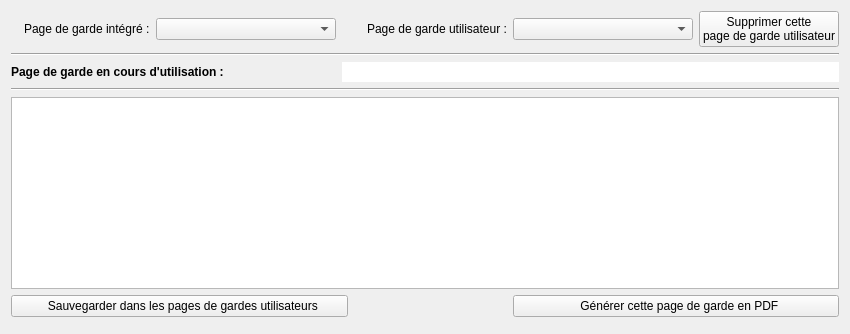
      <widget class="QWidget" name="tab_2">
       <attribute name="icon">
        <iconset resource="Resource.qrc">
         <normaloff>:/AjoutPDG</normaloff>:/AjoutPDG</iconset>
       </attribute>
       <attribute name="title">
        <string>  Page de garde</string>
       </attribute>
       <layout class="QGridLayout" name="gridLayout_2">
        <item row="0" column="3">
         <widget class="QComboBox" name="PDG_Combo_Integre">
          <property name="sizePolicy">
           <sizepolicy hsizetype="Expanding" vsizetype="Fixed">
            <horstretch>0</horstretch>
            <verstretch>0</verstretch>
           </sizepolicy>
          </property>
          <property name="minimumSize">
           <size>
            <width>180</width>
            <height>0</height>
           </size>
          </property>
         </widget>
        </item>
        <item row="0" column="1">
         <widget class="QLabel" name="label_36">
          <property name="sizePolicy">
           <sizepolicy hsizetype="Maximum" vsizetype="Preferred">
            <horstretch>0</horstretch>
            <verstretch>0</verstretch>
           </sizepolicy>
          </property>
          <property name="text">
           <string/>
          </property>
          <property name="pixmap">
           <pixmap resource="Resource.qrc">:/Principale</pixmap>
          </property>
         </widget>
        </item>
        <item row="0" column="7">
         <widget class="QLabel" name="label_11">
          <property name="text">
           <string>Page de garde utilisateur :</string>
          </property>
         </widget>
        </item>
        <item row="0" column="8">
         <widget class="QComboBox" name="PDG_Combo_Utilisateur">
          <property name="sizePolicy">
           <sizepolicy hsizetype="Expanding" vsizetype="Fixed">
            <horstretch>0</horstretch>
            <verstretch>0</verstretch>
           </sizepolicy>
          </property>
          <property name="minimumSize">
           <size>
            <width>180</width>
            <height>0</height>
           </size>
          </property>
         </widget>
        </item>
        <item row="2" column="1" colspan="3">
         <widget class="QLabel" name="label_12">
          <property name="font">
           <font>
            <bold>true</bold>
           </font>
          </property>
          <property name="text">
           <string>Page de garde en cours d'utilisation :</string>
          </property>
         </widget>
        </item>
        <item row="5" column="1" colspan="10">
         <widget class="QListWidget" name="PDG_ListeWidget"/>
        </item>
        <item row="0" column="9" colspan="2">
         <widget class="QPushButton" name="PDG_Btn_SupprimePDGUtilisateur">
          <property name="text">
           <string>Supprimer cette
page de garde utilisateur</string>
          </property>
          <property name="icon">
           <iconset resource="Resource.qrc">
            <normaloff>:/Supprimer</normaloff>:/Supprimer</iconset>
          </property>
          <property name="iconSize">
           <size>
            <width>32</width>
            <height>32</height>
           </size>
          </property>
         </widget>
        </item>
        <item row="0" column="6">
         <widget class="QLabel" name="label_37">
          <property name="sizePolicy">
           <sizepolicy hsizetype="Maximum" vsizetype="Preferred">
            <horstretch>0</horstretch>
            <verstretch>0</verstretch>
           </sizepolicy>
          </property>
          <property name="text">
           <string/>
          </property>
          <property name="pixmap">
           <pixmap resource="Resource.qrc">:/Utilisateur</pixmap>
          </property>
         </widget>
        </item>
        <item row="1" column="1" colspan="10">
         <widget class="Line" name="line_4">
          <property name="orientation">
           <enum>Qt::Horizontal</enum>
          </property>
         </widget>
        </item>
        <item row="6" column="6" rowspan="2" colspan="2">
         <spacer name="horizontalSpacer_10">
          <property name="orientation">
           <enum>Qt::Horizontal</enum>
          </property>
          <property name="sizeHint" stdset="0">
           <size>
            <width>40</width>
            <height>20</height>
           </size>
          </property>
         </spacer>
        </item>
        <item row="0" column="2">
         <widget class="QLabel" name="label_10">
          <property name="text">
           <string>Page de garde intégré :</string>
          </property>
         </widget>
        </item>
        <item row="6" column="8" colspan="3">
         <widget class="QPushButton" name="PDG_Btn_GenerePDF">
          <property name="text">
           <string>  Générer cette page de garde en PDF</string>
          </property>
          <property name="icon">
           <iconset resource="Resource.qrc">
            <normaloff>:/GenerePDF</normaloff>:/GenerePDF</iconset>
          </property>
          <property name="iconSize">
           <size>
            <width>32</width>
            <height>32</height>
           </size>
          </property>
         </widget>
        </item>
        <item row="6" column="1" colspan="5">
         <widget class="QPushButton" name="PDG_Btn_SauvegardePDGutilisateur">
          <property name="text">
           <string>  Sauvegarder dans les pages de gardes utilisateurs</string>
          </property>
          <property name="icon">
           <iconset resource="Resource.qrc">
            <normaloff>:/SauveDisque</normaloff>:/SauveDisque</iconset>
          </property>
          <property name="iconSize">
           <size>
            <width>32</width>
            <height>32</height>
           </size>
          </property>
         </widget>
        </item>
        <item row="4" column="1" colspan="10">
         <widget class="Line" name="line_3">
          <property name="orientation">
           <enum>Qt::Horizontal</enum>
          </property>
         </widget>
        </item>
        <item row="2" column="4" colspan="7">
         <widget class="QLineEdit" name="PDG_Texte_PDGEnCours">
          <property name="font">
           <font>
            <bold>true</bold>
           </font>
          </property>
          <property name="frame">
           <bool>false</bool>
          </property>
          <property name="readOnly">
           <bool>true</bool>
          </property>
         </widget>
        </item>
       </layout>
      </widget>
